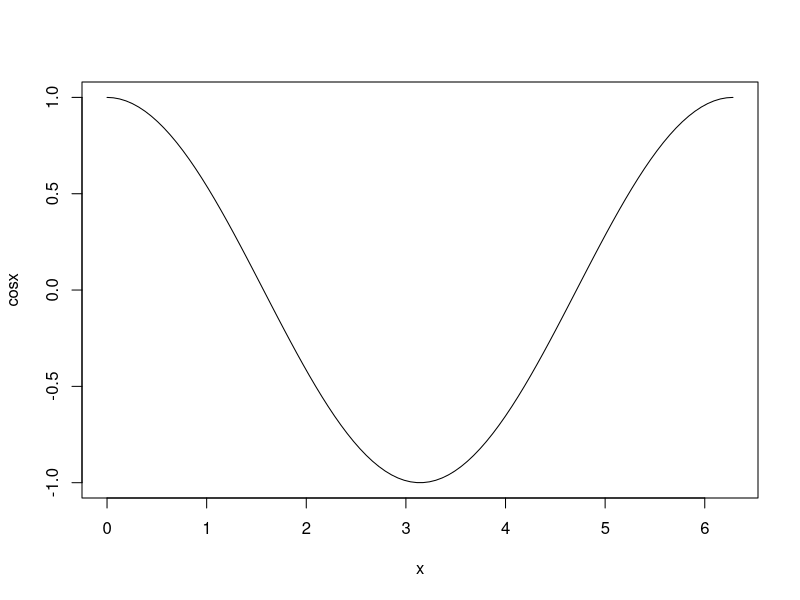

Generate this figure with R:
## ---- chunk 1
library(dplyr)
library(datasets)
data(mtcars)
## ---- chunk 2
x <- seq(0, 2 * pi, length = 100)
cosx <- cos(x)
plot(x, cosx, type = "l")
